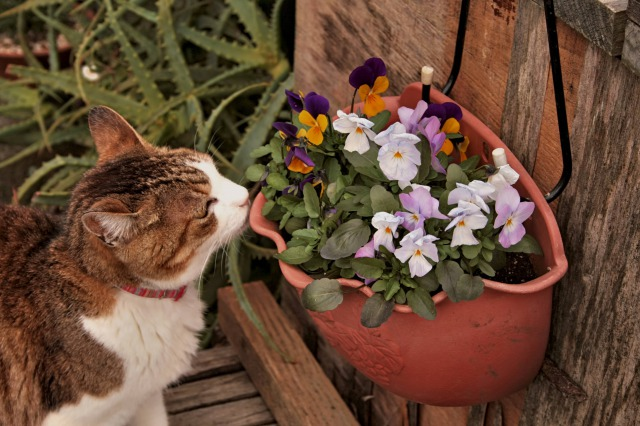
%> input picture program/neko2.jpg, 640 x 426 px
$ octave kadai5.m   (GNU Octave 9; MATLAB toolbox functions it lacks are replaced by stand-ins)
%> lines starting %> are read from the running program, lines starting %| are printed output that depends on the picture; in (x1, y1, x2, y2) boxes, pixels count from 0 and x2, y2 are one past the last pixel; in counts of white or black regions, pixels touching at a corner belong together; the program's own positions count from 1
% 課題５　判別分析法
% 判別分析法を用いて画像二値化せよ．
% 下記はサンプルプログラムである．
% 課題作成にあたっては「Lenna」以外の画像を用いよ．

ORG=imread('neko2.jpg'); % 原画像の入力
%> ORG is the input picture: size 426x640x3 uint8; mean R, G, B 104.6, 75.8, 56.3
ORG = rgb2gray(ORG); % カラー画像を白黒濃淡画像へ変換
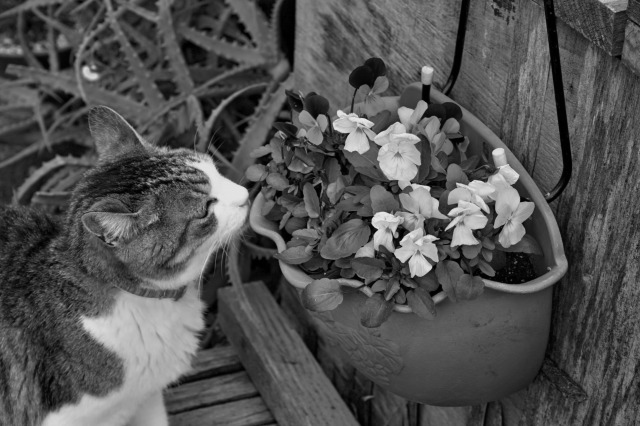
%> ORG: size 426x640 uint8; min 0, max 233, mean 82.2
imagesc(ORG); colormap(gray); colorbar;
pause;

H = imhist(ORG); %ヒストグラムのデータを列ベクトルEに格納
%> H = 256 values, max 3249 at index 91, min 0 at index 235, mean 1065
myu_T = mean(H);
%> myu_T = 1065
max_val = 0;
max_thres = 1;
for i=1:255
C1 = H(1:i); %ヒストグラムを2つのクラスに分ける
C2 = H(i+1:256);
n1 = sum(C1); %画素数の算出
n2 = sum(C2);
myu1 = mean(C1); %平均値の算出
myu2 = mean(C2);
sigma1 = var(C1); %分散の算出
sigma2 = var(C2);
sigma_w = (n1 *sigma1+n2*sigma2)/(n1+n2); %クラス内分散の算出
sigma_B = (n1 *(myu1-myu_T)^2+n2*(myu2-myu_T)^2)/(n1+n2); %クラス間分散の算出
if max_val<sigma_B/sigma_w
max_val = sigma_B/sigma_w;
max_thres =i;
end;
end;
%> this loop made 255 passes
%> (C1, n1, n2, myu1, myu2, sigma1, sigma2, sigma_w) on passes 1, 4, 5, 6, 7, 8: (478, 478, 272162, 478, 1067.3, 0, 1006789.5, 1005024.4), ([478; 1057; 903; 741], 3179, 269461, 794.8, 1069.3, 61237.6, 1018286.7, 1007127.5), ([478; 1057; 903; 741; 769], 3948, 268692, 789.6, 1070.5, 46060.8, 1021997.7, 1007865.6), ([478; 1057; 903; 741; 769; 606], 4554, 268086, 759, 1072.3, 42466.8, 1025232.2, 1008816.8), ([478; 1057; 903; 741; 769; 606; 569], 5123, 267517, 731.9, 1074.4, 40546.1, 1028340.5, 1009779.5), ([478; 1057; 903; 741; 769; 606; 569; 712], 5835, 266805, 729.4, 1075.8, 34803.1, 1031970.1, 1010628.9)
%> (n1, n2, myu1, myu2, sigma1, sigma2, sigma_w, sigma_B) on passes 12 to 17: (8376, 264264, 698, 1083, 25441.5, 1045657.8, 1014314.9, 4453.7), (9160, 263480, 704.6, 1084.3, 23890.3, 1049607.6, 1015146.2, 4722.8), (9996, 262644, 714, 1085.3, 23285.5, 1053706, 1015927, 4914.2), (10783, 261857, 718.9, 1086.5, 21977.6, 1057724.1, 1016760, 5184.2), (11545, 261095, 721.6, 1087.9, 20628.7, 1061707.2, 1017622.5, 5496.6), (12333, 260307, 725.5, 1089.2, 19599, 1065788.7, 1018463.8, 5771.6)
%> after the loop, max_thres = 111; max_val = 1.35

IMG = ORG > max_thres;
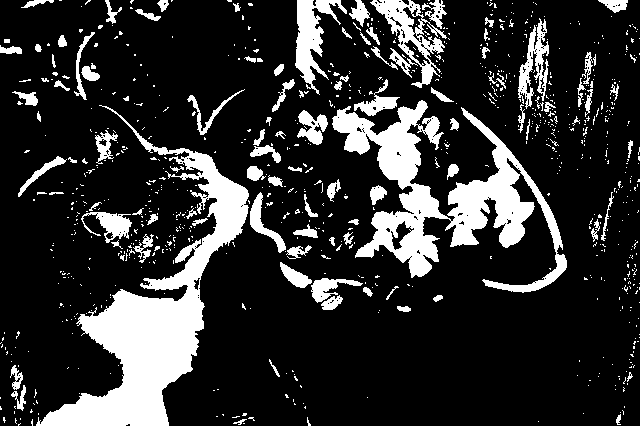
%> IMG: size 426x640 logical; 18.7% white; 850 white regions (746 under 20 px), largest, box (x1, y1, x2, y2) and area: (36, 105, 249, 426) 16960, (332, 100, 567, 293) 14040, (370, 0, 447, 88) 1993
imagesc(IMG); colormap(gray); colorbar;
pause;

$ run again, with program/neko.jpg copied over program/neko2.jpg
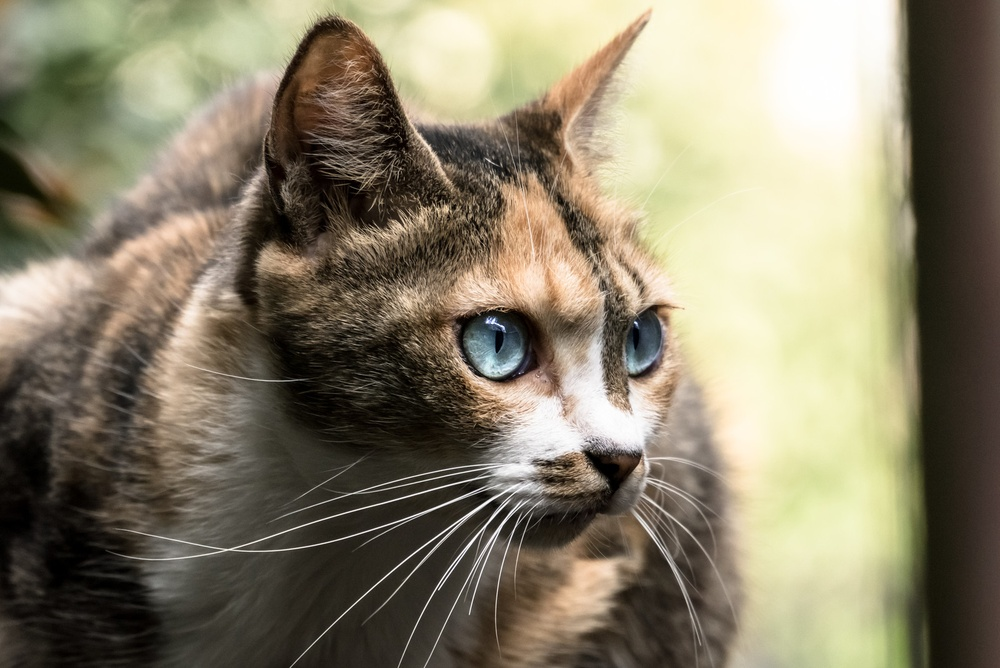
%> input picture program/neko.jpg, 1000 x 668 px, shrunk from 1600 x 1068 before the run
%> ORG is the input picture: size 668x1000x3 uint8; mean R, G, B 135.8, 127.6, 105.9
%> `ORG = rgb2gray(ORG);`:
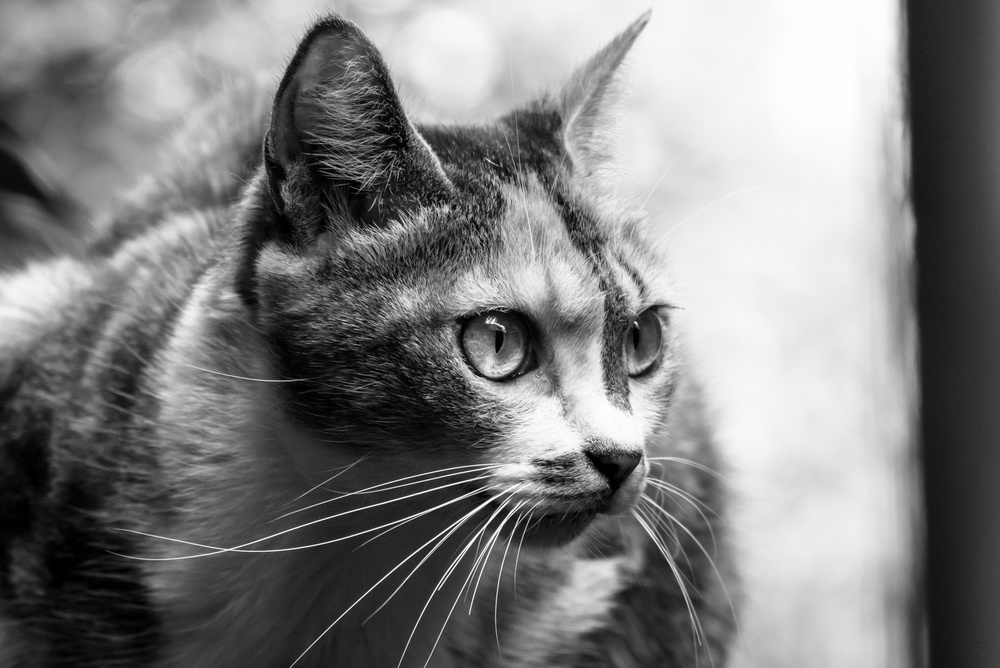
%> ORG: size 668x1000 uint8; min 0, max 255, mean 127.6
%> H = 256 values, max 7362 at index 244, min 174 at index 256, mean 2609.4
%> myu_T = 2609.4
%> the loop `for i=1:255` made 255 passes
%> (C1, n1, n2, myu1, myu2, sigma1, sigma2, sigma_w) on passes 1 to 4: (908, 908, 667092, 908, 2616, 0, 1572903.3, 1570765.3), ([908; 1213], 2121, 665879, 1060.5, 2621.6, 46512.5, 1571308.9, 1566467.5), ([908; 1213; 1263], 3384, 664616, 1128, 2626.9, 36925, 1570191.1, 1562423.7), ([908; 1213; 1263; 1165], 4549, 663451, 1137.2, 2632.7, 24958.9, 1567898, 1557390.8)
%> after the loop `for i=1:255`: max_thres = 230; max_val = 0.371
%> `IMG = ORG > max_thres;`:
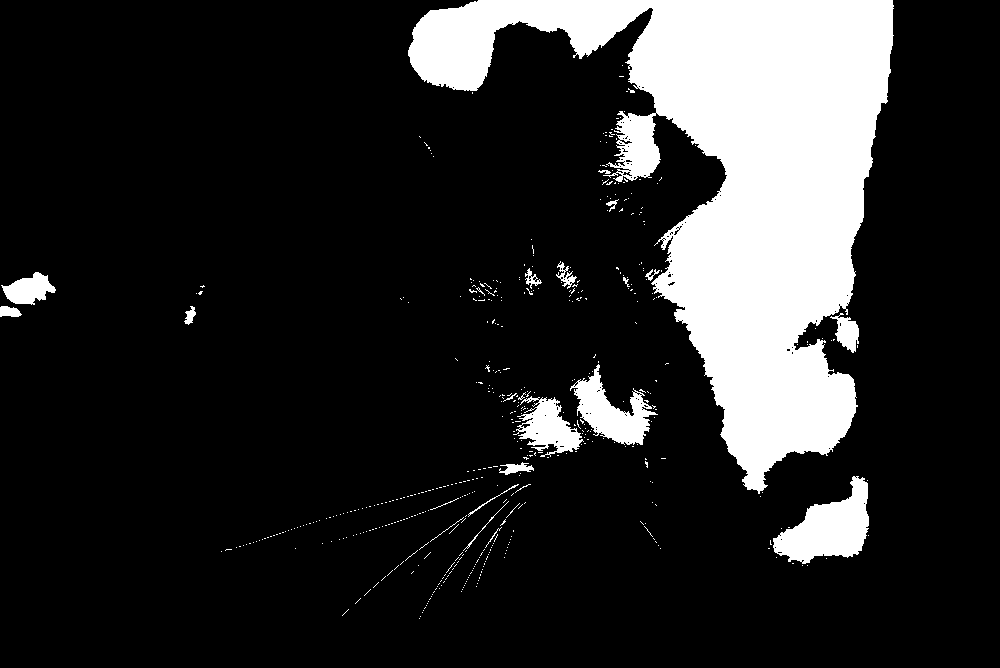
%> IMG: size 668x1000 logical; 16.4% white; 506 white regions (485 under 20 px), largest, box (x1, y1, x2, y2) and area: (408, 0, 894, 494) 95762, (773, 476, 869, 564) 4522, (570, 364, 658, 445) 2983
